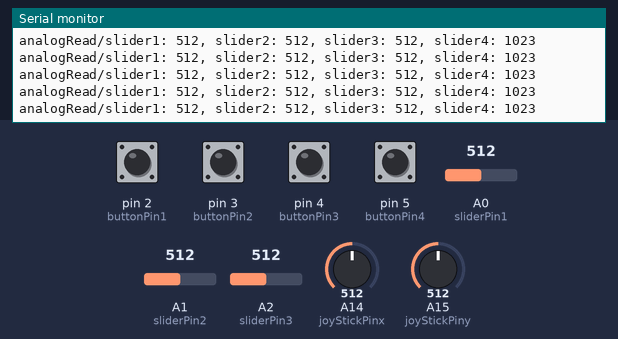
A sketch run on a simulated Arduino Mega 2560, built with avr-gcc and run on an emulated ATmega2560. Shown: the last lines printed to the serial monitor. Inputs (shaded band) come from the test bench; at power-on: pin 2 (buttonPin1), pin 3 (buttonPin2), pin 4 (buttonPin3), pin 5 (buttonPin4) HIGH, A0 (sliderPin1) = 512, A1 (sliderPin2) = 512, A2 (sliderPin3) = 512, A14 (joyStickPinx) = 512, A15 (joyStickPiny) = 512.

Above: at 1.2 s.
1.3 s: A0 (sliderPin1) set to 109
At 1.48 s:
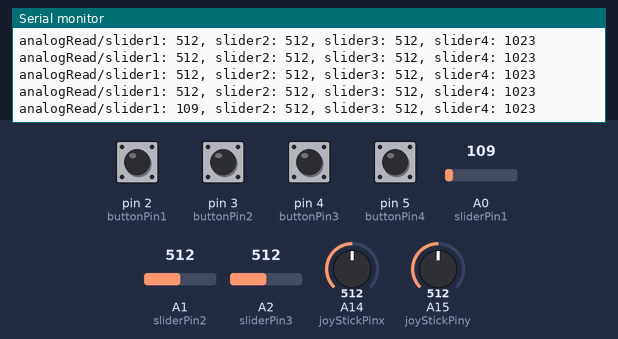
4.3 s: A0 (sliderPin1) set to 91
At 4.31 s:
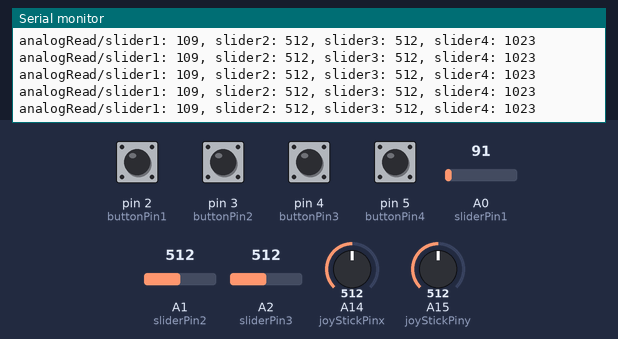
7.3 s: A1 (sliderPin2) set to 109
At 7.31 s:
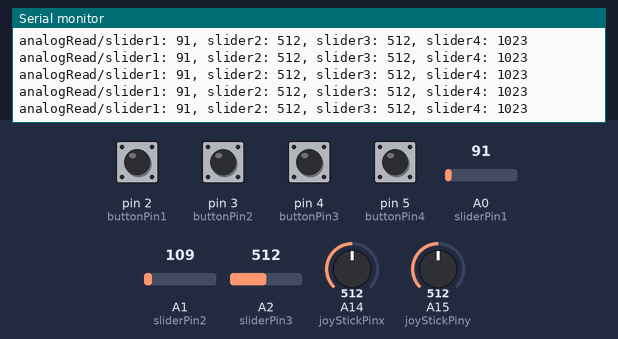
10.3 s: A1 (sliderPin2) set to 95
At 10.3 s:
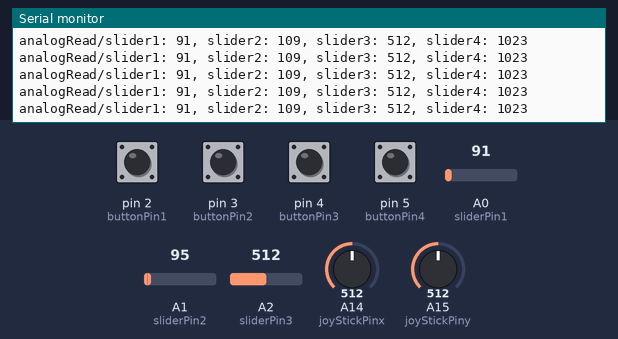
13.3 s: A2 (sliderPin3) set to 106
At 13.33 s:
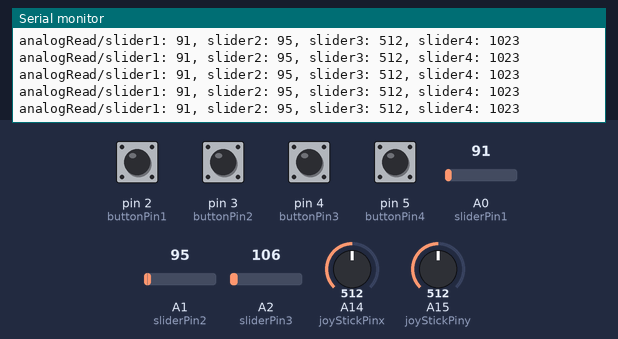
16.3 s: A2 (sliderPin3) set to 90
At 16.35 s:
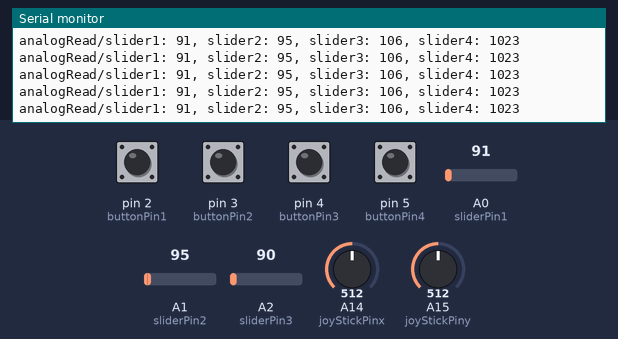
Timing chart, 0 to 19.3 s (numbered marks = the images above; inputs shaded):
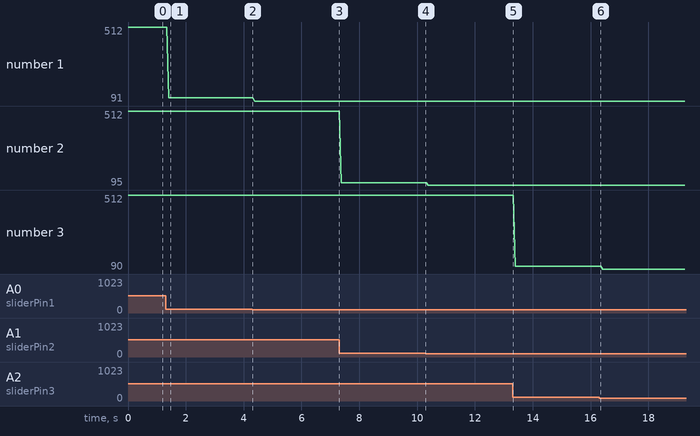

The sketch:

test.ino
```cpp
#include <stdio.h>
#include <stdlib.h>
#include <string.h>
const int buttonPin1 = 2;
const int buttonPin2 = 3;
const int buttonPin3 = 4;
const int buttonPin4 = 5;

const int sliderPin1 = A0;
const int sliderPin2 = A1;
const int sliderPin3 = A2;
const int sliderPin4 = A3;
const int joyStickPinx = A14;
const int joyStickPiny = A15;
bool button1State = false;
bool button2State = false;
bool button3State = false;
bool button4State = false;

int val;
void setup() {
    pinMode(buttonPin1, INPUT_PULLUP);
    pinMode(buttonPin2, INPUT_PULLUP);
    pinMode(buttonPin3, INPUT_PULLUP);
    pinMode(buttonPin4, INPUT_PULLUP);
    pinMode(sliderPin1, INPUT);
    pinMode(sliderPin2, INPUT);
    pinMode(sliderPin3, INPUT);
    pinMode(sliderPin4, INPUT);
    Serial.begin(9600);
}

void loop() {
    if (digitalRead(buttonPin1) == LOW && !button1State) {
        Serial.println("digitalRead/incr:01");
        button1State = true;
    } else if (digitalRead(buttonPin1) == HIGH) {
        button1State = false;
    }

    if (digitalRead(buttonPin2) == LOW && !button2State) {
        Serial.println("digitalRead/incr:02");
        button2State = true;
    } else if (digitalRead(buttonPin2) == HIGH) {
        button2State = false;
    }

    if (digitalRead(buttonPin3) == LOW && !button3State) {
        Serial.println("digitalRead/incr:03");
        button3State = true;
    } else if (digitalRead(buttonPin3) == HIGH) {
        button3State = false;
    }

    if (digitalRead(buttonPin4) == LOW && !button4State) {
        Serial.println("digitalRead/incr:04");
        button4State = true;
    } else if (digitalRead(buttonPin4) == HIGH) {
        button4State = false;
    }

    int sliderValue1 = analogRead(sliderPin1);
    int sliderValue2 = analogRead(sliderPin2);
    int sliderValue3 = analogRead(sliderPin3);
    int sliderValue4 = 1023;
    int joyStickValue1 = analogRead(joyStickPinx);
    int joyStickValue2 = analogRead(joyStickPiny);

    String sliderOutputString = "analogRead/slider1: " + String(sliderValue1) + ", slider2: " + String(sliderValue2) + ", slider3: " + String(sliderValue3) + ", slider4: " + String(sliderValue4);
    Serial.println(sliderOutputString);
    String joyStickOutputString = "analogRead/joyX: " + String(joyStickValue1) + ", joyY: " + String(joyStickValue2);
    //Serial.println(joyStickOutputString);
    delay(10);

    static unsigned long prevMillis = 0;
    const unsigned long interval = 100; // Adjust interval as needed

    /*if (millis() - prevMillis >= interval) {
      prevMillis = millis();
      float speed = 0.5*sin(prevMillis * 0.005) + 1 ; // Generate sine wave between -1 and 1, and map it to speed range
      Serial.print("analogRead/tape:");
      Serial.println(speed, 3); // Send speed value with 3 decimal places
    }*/

}
```

Measured:
- after the input at 1.3 s, the serial monitor: prints a new line after 0.12 s (image 1)
- plotted number 1: 512 → 109 after the input at 1.3 s, 109 → 91 after the input at 4.3 s
- plotted number 2: 109 → 95 after the input at 10.3 s
- plotted number 3: 512 → 106 after the input at 13.3 s, 106 → 90 after the input at 16.3 s
